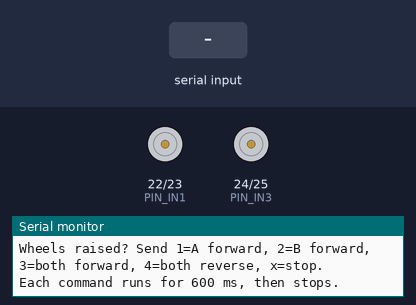
This sketch was run on a simulated Arduino Mega 2560, built with avr-gcc and run on an emulated ATmega2560. Parts: motor-driver pin pairs drawn as motors (green arrow = first pin HIGH = forward, orange = second pin HIGH = backward, longer = more drive, scaled by the enable pin), the last lines printed to the serial monitor. The test bench sets the inputs (shaded band).

Above: at 1.2 s.
1.3 s: "1" received over Serial
At 1.7 s:
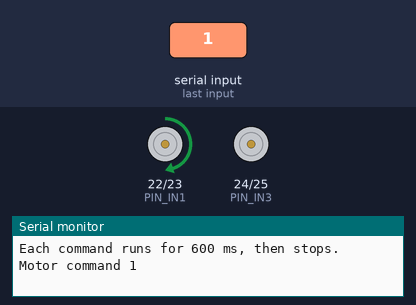
3.3 s: "3" received over Serial
At 3.7 s:
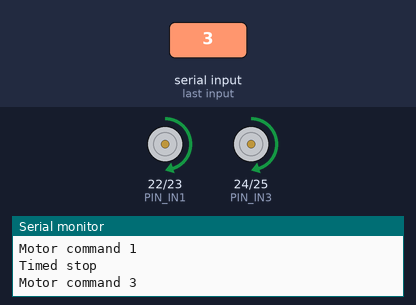
5.3 s: "2" received over Serial
At 5.7 s:
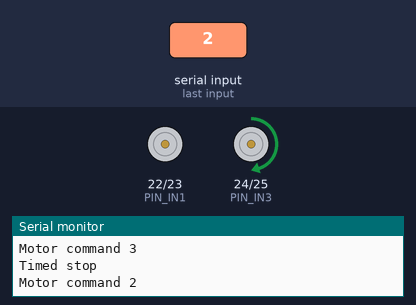
7.3 s: "4" received over Serial
At 7.7 s:
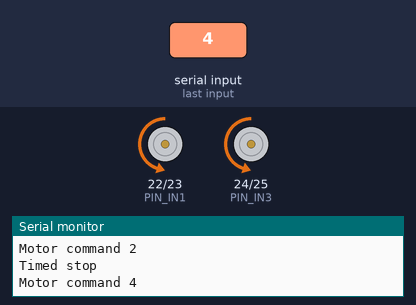
Timing chart, 0 to 10.3 s (numbered marks = the images above; inputs shaded):
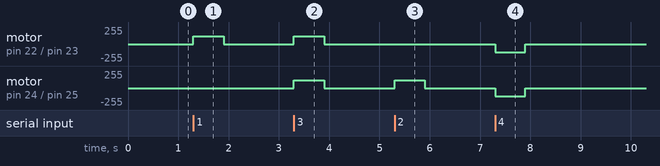

Measured:
- after the input at 1.3 s, motor on pin 22 (PIN_IN1) / pin 23 (PIN_IN2): stopped → forward 120/255 at once, → stopped 0.60 s later
- after the input at 3.3 s, motor on pin 22 (PIN_IN1) / pin 23 (PIN_IN2), motor on pin 24 (PIN_IN3) / pin 25 (PIN_IN4): stopped → forward 120/255 at once, → stopped 0.60 s later
- after the input at 5.3 s, motor on pin 24 (PIN_IN3) / pin 25 (PIN_IN4): stopped → forward 120/255 at once, → stopped 0.60 s later
- after the input at 7.3 s, motor on pin 22 (PIN_IN1) / pin 23 (PIN_IN2), motor on pin 24 (PIN_IN3) / pin 25 (PIN_IN4): stopped → backward 120/255 at once, → stopped 0.60 s later

The sketch:

motor_practice.ino
```cpp
// Arduino Mega 2560 + L298N: short, serial-triggered motor practice.
// Connect 12 V ONLY after confirming both motors are rated for 12 V.
// With a 5 V buck: 5V-EN jumper OFF, buck OUT+ to L298N 5V.
// ENA/ENB jumpers OFF; Mega powered by its own USB; grounds shared.

const uint8_t PIN_ENA = 5;
const uint8_t PIN_IN1 = 22;
const uint8_t PIN_IN2 = 23;
const uint8_t PIN_IN3 = 24;
const uint8_t PIN_IN4 = 25;
const uint8_t PIN_ENB = 6;

const uint8_t TEST_PWM = 120;       // 0..255; begin with the wheels raised
const uint32_t TEST_TIME_MS = 600;
uint32_t testStartedMs = 0;
bool testRunning = false;

void oneMotor(uint8_t en, uint8_t inA, uint8_t inB, int8_t direction) {
  analogWrite(en, 0);
  digitalWrite(inA, direction > 0 ? HIGH : LOW);
  digitalWrite(inB, direction < 0 ? HIGH : LOW);
  analogWrite(en, direction == 0 ? 0 : TEST_PWM);
}

void stopMotors() {
  oneMotor(PIN_ENA, PIN_IN1, PIN_IN2, 0);
  oneMotor(PIN_ENB, PIN_IN3, PIN_IN4, 0);
}

void setup() {
  pinMode(PIN_ENA, OUTPUT);
  pinMode(PIN_ENB, OUTPUT);
  pinMode(PIN_IN1, OUTPUT);
  pinMode(PIN_IN2, OUTPUT);
  pinMode(PIN_IN3, OUTPUT);
  pinMode(PIN_IN4, OUTPUT);
  stopMotors();

  Serial.begin(115200);
  Serial.println(F("Wheels raised? Send 1=A forward, 2=B forward, 3=both forward, 4=both reverse, x=stop."));
  Serial.println(F("Each command runs for 600 ms, then stops."));
}

void loop() {
  while (Serial.available()) {
    char command = Serial.read();
    if (command == 'x' || command == 'X') {
      stopMotors();
      testRunning = false;
      Serial.println(F("STOP"));
    } else if (command >= '1' && command <= '4') {
      stopMotors();
      if (command == '1' || command == '3') oneMotor(PIN_ENA, PIN_IN1, PIN_IN2, 1);
      if (command == '2' || command == '3') oneMotor(PIN_ENB, PIN_IN3, PIN_IN4, 1);
      if (command == '4') {
        oneMotor(PIN_ENA, PIN_IN1, PIN_IN2, -1);
        oneMotor(PIN_ENB, PIN_IN3, PIN_IN4, -1);
      }
      testStartedMs = millis();
      testRunning = true;
      Serial.print(F("Motor command "));
      Serial.println(command);
    }
  }

  if (testRunning && (uint32_t)(millis() - testStartedMs) >= TEST_TIME_MS) {
    stopMotors();
    testRunning = false;
    Serial.println(F("Timed stop"));
  }
}
```
